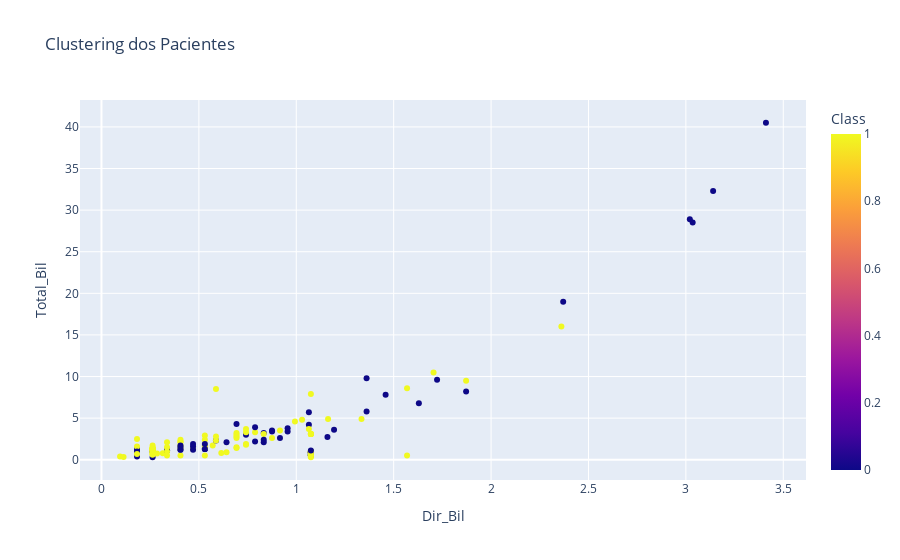

Here is the notebook cell this chart was saved with:
### Markdown cell above
## Passo 5 : Validação Cruzada

### Code cell
# Seleção de características com correlação significativa com a variável alvo
corr_matrix = data.corr()
corr_target = corr_matrix['Class'].abs()
relevant_features = corr_target[corr_target > 0.1].index.tolist()

# Verificar se a coluna 'Class' está nas variáveis relevantes e removê-la se necessário
if 'Class' in relevant_features:
    relevant_features.remove('Class')

# Exibir as variáveis mais relevantes
print("Variáveis Relevantes:", relevant_features)

X = data[relevant_features]

# Convertendo a variável alvo para categórica
y = data['Class']
if y.dtype != 'int' and y.dtype != 'category':
    y = LabelEncoder().fit_transform(y)

# Divisão dos dados em conjuntos de treino e teste
X_train, X_test, y_train, y_test = train_test_split(X, y, test_size=0.2, random_state=42)

# Aplicar SMOTE para balanceamento
smote = SMOTE(random_state=42)
X_train_res, y_train_res = smote.fit_resample(X_train, y_train)

# Verificar o balanceamento dos dados
print("Distribuição das classes após SMOTE:", np.bincount(y_train_res))

# Escalonando os dados
scaler = StandardScaler()
X_train_res_scaled = scaler.fit_transform(X_train_res)
X_test_scaled = scaler.transform(X_test)

# Convertendo de volta para DataFrame para manter os nomes das colunas
X_train_res_scaled = pd.DataFrame(X_train_res_scaled, columns=relevant_features)
X_test_scaled = pd.DataFrame(X_test_scaled, columns=relevant_features)

# Definição dos modelos com ajustes de hiperparâmetros
models = {
    "Decision Tree": DecisionTreeClassifier(random_state=42),
    "KNN": KNeighborsClassifier(),
    "Random Forest": RandomForestClassifier(n_estimators=200, max_depth=None, random_state=42),
    "Gradient Boosting": GradientBoostingClassifier(n_estimators=200, random_state=42),
    "MLP": MLPClassifier(max_iter=1000, random_state=42),
    "Logistic Regression": LogisticRegression(max_iter=10000, random_state=42),
    "SVC": SVC(probability=True, random_state=42)
}

# Treinamento dos modelos
for name, model in models.items():
    model.fit(X_train_res_scaled, y_train_res)

# Implementação do StackingClassifier

# Definir classificadores base
estimators = [
    ('dt', DecisionTreeClassifier()),
    ('knn', KNeighborsClassifier())
]

# Definir o meta-classificador
stacking_clf = StackingClassifier(
    estimators=estimators,
    final_estimator=LogisticRegression()
)

# Treinar o modelo
stacking_clf.fit(X_train_res_scaled, y_train_res)

# Fazer previsões
y_pred = stacking_clf.predict(X_test_scaled)

# Avaliação do modelo
print("Accuracy Stacking:", accuracy_score(y_test, y_pred))
print("Classification Report Stacking:\n", classification_report(y_test, y_pred))
print("Confusion Matrix Stacking:\n", confusion_matrix(y_test, y_pred))

# Avaliando os modelos
evaluation_metrics = {
    "Modelo": [],
    "Acurácia": [],
    "Precisão": [],
    "Recall": [],
    "F1-Score": [],
    "AUC-ROC": []
}

predictions = {}
for name, model in models.items():
    y_pred = model.predict(X_test_scaled)
    predictions[name] = y_pred
    evaluation_metrics["Modelo"].append(name)
    evaluation_metrics["Acurácia"].append(accuracy_score(y_test, y_pred))
    evaluation_metrics["Precisão"].append(precision_score(y_test, y_pred))
    evaluation_metrics["Recall"].append(recall_score(y_test, y_pred))
    evaluation_metrics["F1-Score"].append(f1_score(y_test, y_pred))
    evaluation_metrics["AUC-ROC"].append(roc_auc_score(y_test, y_pred))

# Adicionando os resultados do Stacking
evaluation_metrics["Modelo"].append("Stacking")
evaluation_metrics["Acurácia"].append(accuracy_score(y_test, y_pred))
evaluation_metrics["Precisão"].append(precision_score(y_test, y_pred))
evaluation_metrics["Recall"].append(recall_score(y_test, y_pred))
evaluation_metrics["F1-Score"].append(f1_score(y_test, y_pred))
evaluation_metrics["AUC-ROC"].append(roc_auc_score(y_test, y_pred))

# Criando DataFrame para comparação
df_comparacao = pd.DataFrame(evaluation_metrics)

# Exibindo o DataFrame de comparação
print(df_comparacao)

# Inserir gráficos de dispersão aqui
import plotly.express as px

threshold = 0.7

# Encontrar pares de variáveis com alta correlação entre si
high_corr_pairs = []
for i in range(len(corr_matrix.columns)):
    for j in range(i):
        if abs(corr_matrix.iloc[i, j]) > threshold:
            var1 = corr_matrix.columns[i]
            var2 = corr_matrix.columns[j]
            high_corr_pairs.append((var1, var2, corr_matrix.iloc[i, j]))

# Filtrar pares que também têm alta correlação com a variável 'Class'
class_corr_threshold = 0.2  # Definir um limiar para a correlação com 'Class'
high_corr_with_class = []
for var1, var2, corr in high_corr_pairs:
    if abs(corr_matrix[var1]['Class']) > class_corr_threshold and abs(corr_matrix[var2]['Class']) > class_corr_threshold:
        high_corr_with_class.append((var1, var2, corr, corr_matrix[var1]['Class'], corr_matrix[var2]['Class']))

# Ordenar por correlação absoluta com 'Class' e selecionar os pares mais relevantes
high_corr_with_class.sort(key=lambda x: min(abs(x[3]), abs(x[4])), reverse=True)

# Exibir os pares de variáveis com maior impacto
if high_corr_with_class:
    top_pairs = high_corr_with_class[:2]
    for pair in top_pairs:
        print(f"Variáveis: {pair[0]} e {pair[1]}, Correlação entre elas: {pair[2]:.2f}, Correlação com Class: {pair[3]:.2f}, {pair[4]:.2f}")
else:
    print("Nenhum par de variáveis encontrado com a correlação definida.")

# Primeiro gráfico: 
fig = px.scatter(data, x='Dir_Bil', y='Total_Bil', color='Class', title='Clustering dos Pacientes')
fig.show()

# Criando gráfico de barras para comparação
metrics = ['Acurácia', 'Precisão', 'Recall', 'F1-Score', 'AUC-ROC']
fig, ax = plt.subplots(figsize=(14, 8))

# Definindo a largura das barras
bar_width = 0.15

# Definindo a posição das barras no eixo x
r1 = np.arange(len(df_comparacao))
r2 = [x + bar_width for x in r1]
r3 = [x + bar_width for x in r2]
r4 = [x + bar_width for x in r3]
r5 = [x + bar_width for x in r4]

# Criando as barras
ax.bar(r1, df_comparacao['Acurácia'], color='b', width=bar_width, edgecolor='grey', label='Acurácia')
ax.bar(r2, df_comparacao['Precisão'], color='r', width=bar_width, edgecolor='grey', label='Precisão')
ax.bar(r3, df_comparacao['Recall'], color='g', width=bar_width, edgecolor='grey', label='Recall')
ax.bar(r4, df_comparacao['F1-Score'], color='y', width=bar_width, edgecolor='grey', label='F1-Score')
ax.bar(r5, df_comparacao['AUC-ROC'], color='c', width=bar_width, edgecolor='grey', label='AUC-ROC')

# Adicionando os rótulos e título
ax.set_xlabel('Modelos', fontweight='bold')
ax.set_ylabel('Scores', fontweight='bold')
ax.set_title('Comparação de Métricas de Desempenho dos Modelos')
ax.set_xticks([r + 2 * bar_width for r in range(len(df_comparacao))])
ax.set_xticklabels(df_comparacao['Modelo'], rotation=45)

# Adicionando a legenda
ax.legend()

# Mostrando o gráfico
plt.tight_layout()
plt.show()

# Inicializar dicionário para armazenar as curvas ROC
roc_curves = {}

# Calcular as curvas ROC para cada modelo
plt.figure(figsize=(10, 8))
for name, model in models.items():
    try:
        y_pred_proba = model.predict_proba(X_test_scaled)[:, 1]
    except AttributeError:  # Alguns modelos podem não ter predict_proba
        y_pred_proba = model.decision_function(X_test_scaled)
        y_pred_proba = (y_pred_proba - y_pred_proba.min()) / (y_pred_proba.max() - y_pred_proba.min())
    
    fpr, tpr, _ = roc_curve(y_test, y_pred_proba)
    roc_auc = roc_auc_score(y_test, y_pred_proba)
    roc_curves[name] = (fpr, tpr, roc_auc)
    plt.plot(fpr, tpr, label=f'{name} (AUC = {roc_auc:.2f})')

plt.plot([0, 1], [0, 1], color='navy', linestyle='--')
plt.xlim([0.0, 1.0])
plt.ylim([0.0, 1.05])
plt.xlabel('False Positive Rate')
plt.ylabel('True Positive Rate')
plt.title('Receiver Operating Characteristic (ROC) Curve')
plt.legend(loc="lower right")
plt.show()

# Validação Cruzada para Random Forest, Gradient Boosting e SVC
cross_val_results = {}
for name in ["Random Forest", "Gradient Boosting", "SVC"]:
    model = models[name]
    scores = cross_val_score(model, X, y, cv=5)
    cross_val_results[name] = scores.mean()

# Exibir os resultados da validação cruzada
print("Resultados da Validação Cruzada:")
for model, score in cross_val_results.items():
    print(f"{model}: {score:.2f}")

# Matrizes de Confusão
confusion_matrices = {}
for name, model in models.items():
    y_pred = model.predict(X_test_scaled)
    cm = confusion_matrix(y_test, y_pred)
    confusion_matrices[name] = cm

# Número de matrizes de confusão
num_matrices = len(confusion_matrices)

# Determinar o número de linhas e colunas necessárias para os subplots
cols = 2  # número fixo de colunas
rows = math.ceil(num_matrices / cols)  # calcula o número de linhas necessário

plt.figure(figsize=(15, 5 * rows))

# Encontrar o valor mínimo e máximo em todas as matrizes de confusão para configurar a escala da barra de cores
all_values = []
for matrix in confusion_matrices.values():
    all_values.extend(matrix.flatten())

vmin = min(all_values)
vmax = max(all_values)

for i, (name, matrix) in enumerate(confusion_matrices.items(), 1):
    plt.subplot(rows, cols, i)
    sns.heatmap(matrix, annot=True, fmt='d', cmap='Blues', cbar=True, vmin=vmin, vmax=vmax)
    plt.title(f"Confusion Matrix - {name}")
    plt.xlabel('Predicted')
    plt.ylabel('True')

plt.tight_layout()
plt.show()

### Figure 1 — Plotly figure (JSON) as saved in the notebook; plotly's stock layout.template omitted (floating-point values rounded to 4 significant figures; data arrays with more than 128 entries replaced by an {"elided": "..."} marker saying what was removed)
{"data": [{"hovertemplate": "Dir_Bil=%{x}<br>Total_Bil=%{y}<br>Class=%{marker.color}<extra></extra>", "legendgroup": "", "marker": {"color": {"elided": "165 int values"}, "coloraxis": "coloraxis", "symbol": "circle"}, "mode": "markers", "name": "", "orientation": "v", "showlegend": false, "type": "scatter", "x": {"elided": "165 float values"}, "xaxis": "x", "y": {"elided": "165 float values"}, "yaxis": "y"}], "layout": {"coloraxis": {"colorbar": {"title": {"text": "Class"}}, "colorscale": [[0, "#0d0887"], [0.1111, "#46039f"], [0.2222, "#7201a8"], [0.3333, "#9c179e"], [0.4444, "#bd3786"], [0.5556, "#d8576b"], [0.6667, "#ed7953"], [0.7778, "#fb9f3a"], [0.8889, "#fdca26"], [1, "#f0f921"]]}, "legend": {"tracegroupgap": 0}, "title": {"text": "Clustering dos Pacientes"}, "xaxis": {"anchor": "y", "domain": [0, 1], "title": {"text": "Dir_Bil"}}, "yaxis": {"anchor": "x", "domain": [0, 1], "title": {"text": "Total_Bil"}}}}
